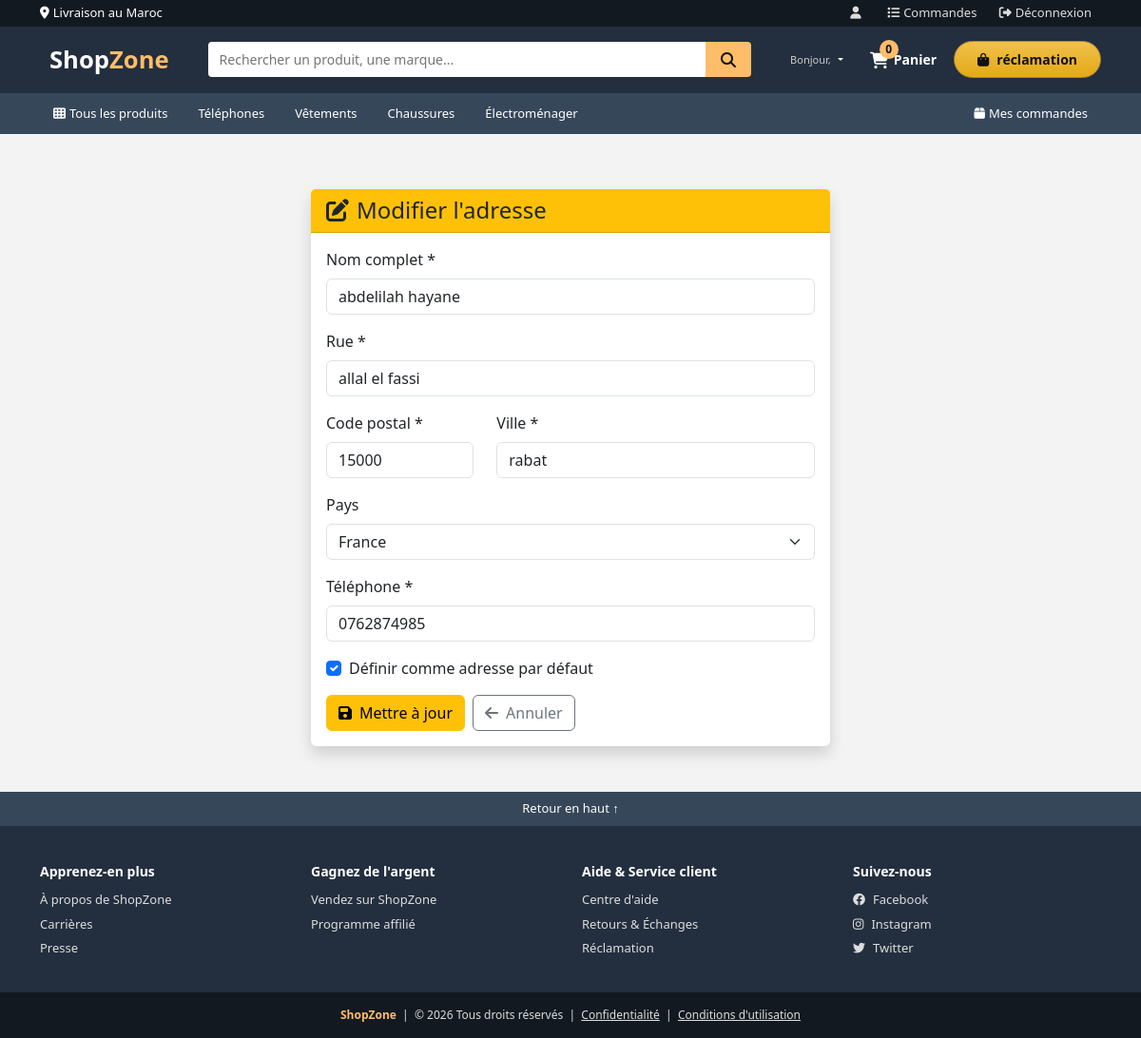
The page /modifier-adresse/1/ (signed in) on the database its author committed.
### store/models.py (models this page shows, shortened)
class Adresse(models.Model):
    utilisateur = models.ForeignKey(User, on_delete=models.CASCADE)
    nom_complet = models.CharField(max_length=200)
    rue = models.CharField(max_length=200)
    ville = models.CharField(max_length=100)
    code_postal = models.CharField(max_length=20)
    pays = models.CharField(max_length=100, default='France')
    telephone = models.CharField(max_length=20)
    est_defaut = models.BooleanField(default=False)
    class Meta:
        verbose_name_plural = "Adresses"

### store/views.py (the view, shortened to what this page needs)
# urls.py: path('modifier-adresse/<int:adresse_id>/', views.modifier_adresse, name='modifier_adresse'),
@login_required(login_url='connexion')
def modifier_adresse(request, adresse_id):
    adresse = get_object_or_404(Adresse, id=adresse_id, utilisateur=request.user)
    return render(request, 'store/modifier_adresse.html', {
        'adresse': adresse,
    })

### ecommerce/__init__.py (called while the page is built)
def patched_copy(x):
    if isinstance(x, RenderContext):
        new_context = RenderContext()
        new_context.dicts = x.dicts[:]
        return new_context
    return original_copy(x)

### store/context_processors.py (called while the page is built)
def panier_count(request):
    count = 0
    if request.user.is_authenticated:
        try:
            count = Panier.objects.filter(utilisateur=request.user).count()
        except Exception:
            count = 0
    return {'panier_count': count}

### store/templates/store/modifier_adresse.html (shortened to what this page needs)
{% extends 'store/base.html' %}
{% load static %}
{% block content %}
<div class="container my-5">
    <div class="row justify-content-center">
        <div class="col-lg-6">
            <div class="card border-0 shadow">
                <div class="card-header bg-warning text-dark">
                    <h4 class="mb-0">
                        <i class="fas fa-edit me-2"></i>Modifier l'adresse
                    </h4>
                </div>
                <div class="card-body">
                    <form method="post">
                        <div class="mb-3">
                            <label for="nom_complet" class="form-label">Nom complet *</label>
                            <input type="text" class="form-control" id="nom_complet" name="nom_complet" value="{{ adresse.nom_complet }}" required>
                        </div>
                        <div class="mb-3">
                            <label for="rue" class="form-label">Rue *</label>
                            <input type="text" class="form-control" id="rue" name="rue" value="{{ adresse.rue }}" required>
                        </div>
                        <div class="row">
                            <div class="col-md-4 mb-3">
                                <label for="code_postal" class="form-label">Code postal *</label>
                                <input type="text" class="form-control" id="code_postal" name="code_postal" value="{{ adresse.code_postal }}" required>
                            </div>
                            <div class="col-md-8 mb-3">
                                <label for="ville" class="form-label">Ville *</label>
                                <input type="text" class="form-control" id="ville" name="ville" value="{{ adresse.ville }}" required>
                            </div>
                        </div>
                        <div class="mb-3">
                            <label for="pays" class="form-label">Pays</label>
                            <select class="form-select" id="pays" name="pays">
                                <option value="France" {% if adresse.pays == 'France' %}selected{% endif %}>France</option>
                            </select>
                        </div>
                        <div class="mb-3">
                            <label for="telephone" class="form-label">Téléphone *</label>
                            <input type="tel" class="form-control" id="telephone" name="telephone" value="{{ adresse.telephone }}" required>
                        </div>
                        <div class="mb-3 form-check">
                            <input type="checkbox" class="form-check-input" id="est_defaut" name="est_defaut" {% if adresse.est_defaut %}checked{% endif %}>
                            <label class="form-check-label" for="est_defaut">
                                Définir comme adresse par défaut
                            </label>
                        </div>
                        <div class="d-flex gap-2">
                            <button type="submit" class="btn btn-warning">
                                <i class="fas fa-save me-2"></i>Mettre à jour
                            </button>
                            <a href="{% url 'mes_adresses' %}" class="btn btn-outline-secondary">
                                <i class="fas fa-arrow-left me-2"></i>Annuler
                            </a>
                        </div>
                    </form>
                </div>
            </div>
        </div>
    </div>
</div>
{% endblock %}

### store/templates/store/base.html (style rules this page uses)
* { margin: 0; padding: 0; box-sizing: border-box; }
body { font-family: 'Segoe UI', Arial, sans-serif; background: #f3f3f3; color: #111; }

### rows shown on the page
Adresse: nom_complet "abdelilah hayane", rue "allal el fassi", code_postal "15000", ville "rabat", pays "France", telephone "0762874985", est_defaut "☑"

### other values the page prints
{{ panier_count|default:0 }} "0"
